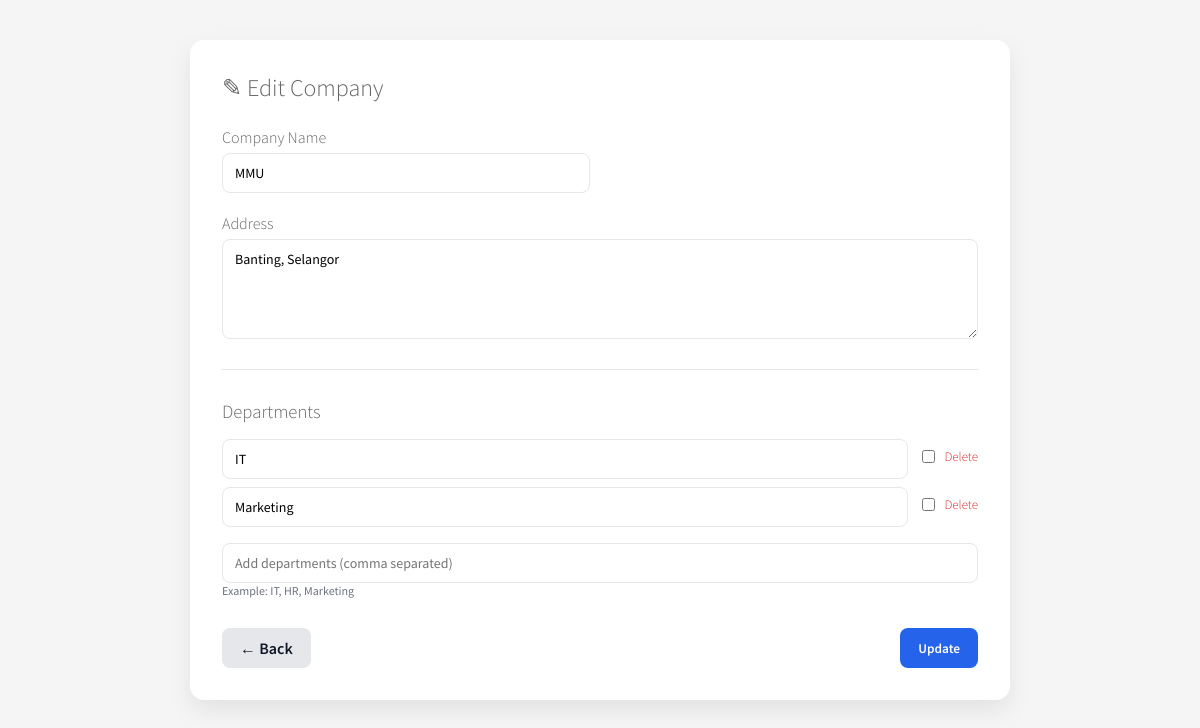
The page /manager/companies/edit/2/ (signed in) on the database as committed earlier.
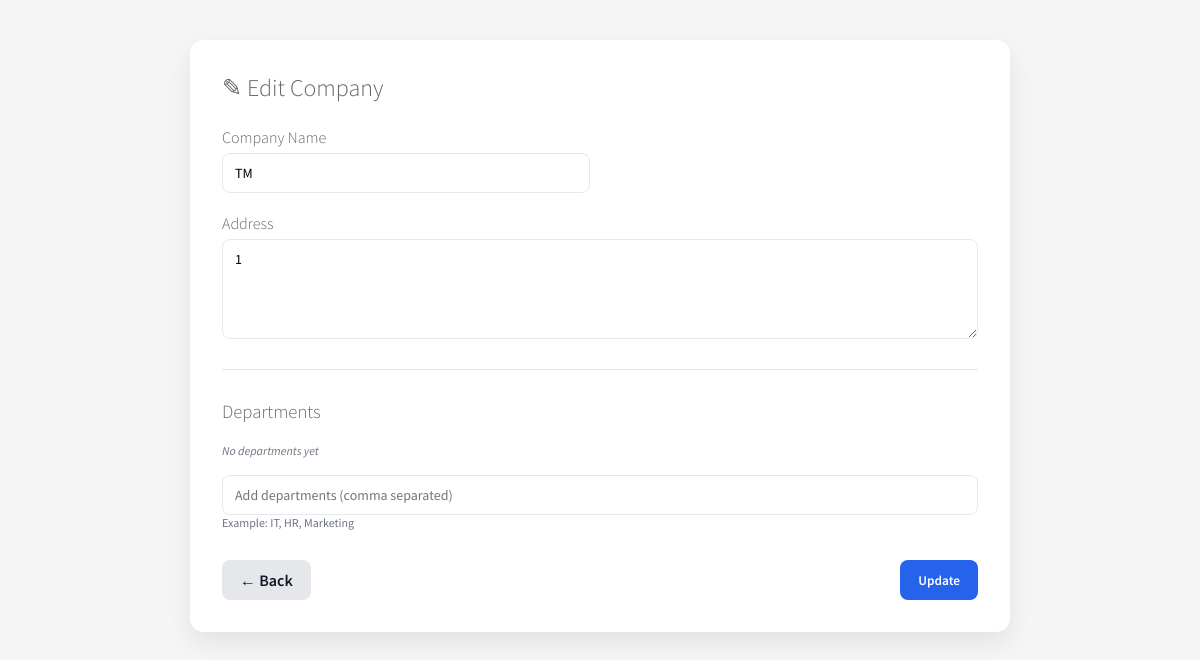
The same page on the database as committed later.
### placement/models.py (models this page shows, shortened)
class Company(models.Model):
    company_name = models.CharField(max_length=150)
    address = models.TextField()

class Department(models.Model):
    company = models.ForeignKey(
        Company,
        on_delete=models.CASCADE,
        related_name='departments',
        null=True,
        blank=True
    )
    name = models.CharField(max_length=100)
    class Meta:
        unique_together = ('company', 'name')

### placement/views.py (the view, shortened to what this page needs)
# urls.py: path('manager/companies/edit/<int:company_id>/', views.admin_edit_company, name='admin_edit_company'),
@login_required
@role_required(allowed_roles=['admin'])
def admin_edit_company(request, company_id):
    company = get_object_or_404(Company, id=company_id)
    return render(request, 'admin/admin_company_form.html', {
        'company': company,
        'is_edit': True
    })

### placement/templates/admin/admin_company_form.html (shortened to what this page needs)
<!DOCTYPE html>
<html lang="en">
<head>
</head>
<body>
<div class="page-wrapper">
    <div class="card">
        <h1>
            {% if is_edit %}✎ Edit{% else %}➕ Add{% endif %} Company
        </h1>
        <form method="post">
            <div class="form-grid">
                <div class="form-group">
                    <label>Company Name</label>
                    <input type="text"
                           name="company_name"
                           value="{{ company.company_name|default:'' }}"
                           required>
                </div>
                <div class="form-group full">
                    <label>Address</label>
                    <textarea name="address"
                              rows="4"
                              required>{{ company.address|default:'' }}</textarea>
                </div>
            </div>
            {% if is_edit %}
            <hr>
            <h3 style="font-weight:300;color:#666;margin-bottom:16px;">
                Departments
            </h3>
            <div id="departments">
                {% for dept in company.departments.all %}
                    <div class="dept-row">
                        <input type="text"
                               name="dept_name[]"
                               value="{{ dept.name }}"
                               placeholder="Department name">
                        <label class="dept-delete">
                            <input type="checkbox" name="dept_delete[]" value="{{ dept.id }}">
                            Delete
                        </label>
                    </div>
                {% empty %}
                    <em class="muted">No departments yet</em>
                {% endfor %}
            </div>
            <div class="form-group full" style="margin-top:16px;">
                <input type="text"
                       name="new_departments"
                       placeholder="Add departments (comma separated)">
                <div class="muted">
                    Example: IT, HR, Marketing
                </div>
            </div>
            {% endif %}
            <div class="actions">
                <a href="{% url 'admin_company_list' %}" class="btn btn-back">
                    ← Back
                </a>
                <button type="submit" class="btn btn-primary">
                    {% if is_edit %}Update{% else %}Create{% endif %}
                </button>
            </div>
        </form>
    </div>
</div>
</body>
</html>

Rows that differ between the two databases and show on the page:
no longer on this page (row edited): Department: name "IT"
removed Department: name "Marketing"
changed Company: company_name "MMU" → "TM"; address "Banting, Selangor" → "1"
Other text that changed with them:
text now shown: "No departments yet"
